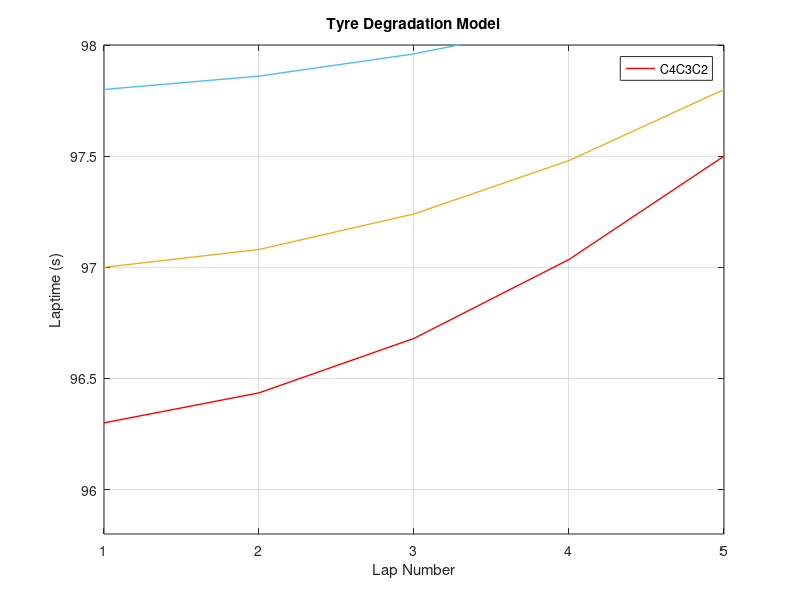

Here is the MATLAB script that generated this plot:
%% Calculating the Optimal Pit Strategy and Pit Lap in F1 Strategy
% 3 Tyre Compounds, Initially consider only 1-stop races.

fuelQuantity = 110;  %kg
totalLapNumber = input("Total Number of Laps: "); %laps
lapNumber = 1:totalLapNumber;
timePerKg = 0.035;   %seconds

fuelConsumption = fuelQuantity/totalLapNumber;   %kg/lap

fuelCorrectionFactor = fuelConsumption .* timePerKg; %seconds/lap

fuelLapCorrections = fuelCorrectionFactor .* (lapNumber-1);

%% Defining Arbitrary Tyre Wear Factors

C4Wear = linspace(0.08,0.3,totalLapNumber); 
C3Wear = linspace(0.04,0.2,totalLapNumber);
C2Wear = linspace(0.04,0.12,totalLapNumber); 

tyreAge = 1:totalLapNumber; %laps

%% Calculating Tyre Degradation Laptime Impact

C4InitialLaptime = 96.3;
C3InitialLaptime = 97;
C2InitialLaptime = 97.8;

C4DegLaptime = C4InitialLaptime + (C4Wear .* (tyreAge-1));
C3DegLaptime = C3InitialLaptime + (C3Wear .* (tyreAge-1));
C2DegLaptime = C2InitialLaptime + (C2Wear .* (tyreAge-1));

%% Calculating Tyre and Fuel Effected Laptimes for Full Distance Tyre Model

C4laptime = C4InitialLaptime + (C4Wear .* (tyreAge-1)) - fuelLapCorrections(lapNumber);
C3laptime = C3InitialLaptime + (C3Wear .* (tyreAge-1)) - fuelLapCorrections(lapNumber);
C2laptime = C2InitialLaptime + (C2Wear .* (tyreAge-1)) - fuelLapCorrections(lapNumber);

%% Defining Average Pit Time Loss

pitTime = 20;  %seconds

%% 
% Plotting the tyre model to visualise the tyre life and pace over the full 
% race distance.

figure(1)
plot(lapNumber,C4DegLaptime,"r","LineWidth",1)
hold on
plot(lapNumber,C3DegLaptime,"Color","#EDB120","LineWidth",1)
plot(lapNumber,C2DegLaptime,"Color","#4DBEEE","LineWidth",1)
xlabel("Lap Number")
ylabel("Laptime (s)")
xlim([1,totalLapNumber])
ylim([C4InitialLaptime-0.5, C4DegLaptime(end)+0.5])
title("Tyre Degradation Model")
legend(["C4", "C3", "C2"])
grid on
hold off

%% Evaluate Race Times for all pit laps
% Parameter sweep for pitstop laps

number_of_pitstops = input("Select Number of Pitstops (1 or 2): ");
starting_tyre = input("Select Starting Tyre (C4, C3 or C2): ", "s");

if number_of_pitstops == 1

if starting_tyre == "C4"
    raceTimesArray_C4C3 = zeros(1,length(totalLapNumber)-1);
    raceTimesArray_C4C2 = zeros(1,length(totalLapNumber)-1);
    for pitLap = 1:totalLapNumber-1
        fuel_Corrected_Stint1 = C4laptime(tyreAge(1:pitLap));
        fuel_Corrected_Stint2_C3 = C3DegLaptime(tyreAge(1:(totalLapNumber-pitLap))) - fuelLapCorrections(lapNumber(pitLap+1:totalLapNumber));
        fuel_Corrected_Stint2_C2 = C2DegLaptime(tyreAge(1:(totalLapNumber-pitLap))) - fuelLapCorrections(lapNumber(pitLap+1:totalLapNumber));
        raceTimesArray_C4C3(pitLap) = sum(fuel_Corrected_Stint1) + sum(fuel_Corrected_Stint2_C3) + pitTime;  %seconds
        raceTimesArray_C4C2(pitLap) = sum(fuel_Corrected_Stint1) + sum(fuel_Corrected_Stint2_C2) + pitTime;  %seconds
    end
    if min(raceTimesArray_C4C3) <= min(raceTimesArray_C4C2)
        optimalRaceTime = min(raceTimesArray_C4C3);
        optimalPitLap = find(raceTimesArray_C4C3 == optimalRaceTime);
        disp(strcat('Optimal 1 Stop Strategy: C4 -> C3 on Lap: ', num2str(optimalPitLap)))
    else
        optimalRaceTime = min(raceTimesArray_C4C2);
        optimalPitLap = find(raceTimesArray_C4C2 == optimalRaceTime);
        disp(strcat('Optimal 1 Stop Strategy: C4 -> C2 on Lap: ', num2str(optimalPitLap)))
    end
    figure(2)
    plot(1:totalLapNumber-1, raceTimesArray_C4C3,"Color","#EDB120","LineWidth",1)
    hold on
    plot(1:totalLapNumber-1, raceTimesArray_C4C2,"Color","#4DBEEE","LineWidth",1)
    title('Total Race Time vs Pitstop Lap')
    xlabel('Pit Stop Lap')
    ylabel('Total Race Time (s)')
    xlim([1,totalLapNumber])
    legend(["C4 -> C3","C4 -> C2"],"Location","best")
    grid on
end

if starting_tyre == "C3"
    raceTimesArray_C3C2 = zeros(1,length(totalLapNumber)-1);
    raceTimesArray_C3C4 = zeros(1,length(totalLapNumber)-1);
    for pitLap = 1:totalLapNumber-1
        fuel_Corrected_Stint1 = C3laptime(tyreAge(1:pitLap));
        fuel_Corrected_Stint2_C2 = C2DegLaptime(tyreAge(1:(totalLapNumber-pitLap))) - fuelLapCorrections(lapNumber(pitLap+1:totalLapNumber));
        fuel_Corrected_Stint2_C4 = C4DegLaptime(tyreAge(1:(totalLapNumber-pitLap))) - fuelLapCorrections(lapNumber(pitLap+1:totalLapNumber));
        raceTimesArray_C3C2(pitLap) = sum(fuel_Corrected_Stint1) + sum(fuel_Corrected_Stint2_C2) + pitTime;  %seconds
        raceTimesArray_C3C4(pitLap) = sum(fuel_Corrected_Stint1) + sum(fuel_Corrected_Stint2_C4) + pitTime;  %seconds
    end
    if min(raceTimesArray_C3C2) <= min(raceTimesArray_C3C4)
        optimalRaceTime = min(raceTimesArray_C3C2);
        optimalPitLap = find(raceTimesArray_C3C2 == optimalRaceTime);
        disp(strcat('Optimal 1 Stop Strategy: C3 -> C2 on Lap: ', num2str(optimalPitLap)))
    else
        optimalRaceTime = min(raceTimesArray_C3C4);
        optimalPitLap = find(raceTimesArray_C3C4 == optimalRaceTime);
        disp(strcat('Optimal 1 Stop Strategy: C3 -> C4 on Lap: ', num2str(optimalPitLap)))
    end
    figure(2)
    plot(1:totalLapNumber-1, raceTimesArray_C3C4,"r","LineWidth",1)
    hold on
    plot(1:totalLapNumber-1, raceTimesArray_C3C2,"Color","#4DBEEE","LineWidth",1)
    title('Total Race Time vs Pitstop Lap')
    xlabel('Pit Stop Lap')
    ylabel('Total Race Time (s)')
    xlim([1,totalLapNumber])
    legend(["C3 -> C4","C3 -> C2"],"Location","best")
    grid on
end

if starting_tyre == "C2"
    raceTimesArray_C2C3 = zeros(1,length(totalLapNumber)-1);
    raceTimesArray_C2C4 = zeros(1,length(totalLapNumber)-1);
    for pitLap = 1:totalLapNumber-1
        fuel_Corrected_Stint1 = C2laptime(tyreAge(1:pitLap));
        fuel_Corrected_Stint2_C3 = C3DegLaptime(tyreAge(1:(totalLapNumber-pitLap))) - fuelLapCorrections(lapNumber(pitLap+1:totalLapNumber));
        fuel_Corrected_Stint2_C4 = C4DegLaptime(tyreAge(1:(totalLapNumber-pitLap))) - fuelLapCorrections(lapNumber(pitLap+1:totalLapNumber));
        raceTimesArray_C2C3(pitLap) = sum(fuel_Corrected_Stint1) + sum(fuel_Corrected_Stint2_C3) + pitTime;  %seconds
        raceTimesArray_C2C4(pitLap) = sum(fuel_Corrected_Stint1) + sum(fuel_Corrected_Stint2_C4) + pitTime;  %seconds
    end
    if min(raceTimesArray_C2C3) <= min(raceTimesArray_C2C4)
        optimalRaceTime = min(raceTimesArray_C2C3);
        optimalPitLap = find(raceTimesArray_C2C3 == optimalRaceTime);
        disp(strcat('Optimal 1 Stop Strategy: C2 -> C3 on Lap: ', num2str(optimalPitLap)))
    else
        optimalRaceTime = min(raceTimesArray_C2C4);
        optimalPitLap = find(raceTimesArray_C2C4 == optimalRaceTime);
        disp(strcat('Optimal 1 Stop Strategy: C2 -> C4 on Lap: ', num2str(optimalPitLap)))
    end
    figure(2)
    plot(1:totalLapNumber-1, raceTimesArray_C2C4,"r","LineWidth",1)
    hold on
    plot(1:totalLapNumber-1, raceTimesArray_C2C3,"Color","#EDB120","LineWidth",1)
    title('Total Race Time vs Pitstop Lap')
    xlabel('Pit Stop Lap')
    ylabel('Total Race Time (s)')
    xlim([1,totalLapNumber])
    legend(["C2 -> C4","C2 -> C3"],"Location","best")
    grid on
end

elseif number_of_pitstops == 2

if starting_tyre == "C4" %C4-C4-C2, C4-C2-C2, C4-C2-C4, C4-C4-C3, C4-C3-C3, C4-C3-C4
    raceTimesArray_C4C4C2 = zeros(length(totalLapNumber)-2,length(totalLapNumber)-1);
    raceTimesArray_C4C2C4 = zeros(1,length(totalLapNumber)-1);
    raceTimesArray_C4C2C2 = zeros(1,length(totalLapNumber)-1);
    raceTimesArray_C4C4C3 = zeros(1,length(totalLapNumber)-1);
    raceTimesArray_C4C3C4 = zeros(1,length(totalLapNumber)-1);
    raceTimesArray_C4C3C3 = zeros(1,length(totalLapNumber)-1);
    for pitLap1 = 1:totalLapNumber-2
        for pitLap2 = pitLap1+1:totalLapNumber-1
        fuel_Corrected_Stint1 = C4laptime(tyreAge(1:pitLap1));
        fuel_Corrected_Stint2_C4 = C4DegLaptime(tyreAge(1:(pitLap2-pitLap1))) - fuelLapCorrections(lapNumber(pitLap1+1:pitLap2));
        fuel_Corrected_Stint2_C3 = C3DegLaptime(tyreAge(1:(pitLap2-pitLap1))) - fuelLapCorrections(lapNumber(pitLap1+1:pitLap2));
        fuel_Corrected_Stint2_C2 = C2DegLaptime(tyreAge(1:(pitLap2-pitLap1))) - fuelLapCorrections(lapNumber(pitLap1+1:pitLap2));
        fuel_Corrected_Stint3_C4 = C4DegLaptime(tyreAge(1:(totalLapNumber-pitLap2))) - fuelLapCorrections(lapNumber(pitLap2+1:totalLapNumber));
        fuel_Corrected_Stint3_C3 = C3DegLaptime(tyreAge(1:(totalLapNumber-pitLap2))) - fuelLapCorrections(lapNumber(pitLap2+1:totalLapNumber));
        fuel_Corrected_Stint3_C2 = C2DegLaptime(tyreAge(1:(totalLapNumber-pitLap2))) - fuelLapCorrections(lapNumber(pitLap2+1:totalLapNumber));
        raceTimesArray_C4C4C2(pitLap2,pitLap1) = sum(fuel_Corrected_Stint1) + sum(fuel_Corrected_Stint2_C4) + sum(fuel_Corrected_Stint3_C2) + number_of_pitstops*pitTime; % Array where row number is pitlap 1 and column is pitlap2
        % raceTimesArray_C4C2C4(pitLap1) = sum(fuel_Corrected_Stint1) + sum(fuel_Corrected_Stint2_C2) + sum(fuel_Corrected_Stint3_C4) + number_of_pitstops*pitTime;
        % raceTimesArray_C4C2C2(pitLap1) = sum(fuel_Corrected_Stint1) + sum(fuel_Corrected_Stint2_C2) + sum(fuel_Corrected_Stint3_C2) + number_of_pitstops*pitTime;
        % raceTimesArray_C4C4C3(pitLap1) = sum(fuel_Corrected_Stint1) + sum(fuel_Corrected_Stint2_C4) + sum(fuel_Corrected_Stint3_C3) + number_of_pitstops*pitTime;
        % raceTimesArray_C4C3C4(pitLap1) = sum(fuel_Corrected_Stint1) + sum(fuel_Corrected_Stint2_C3) + sum(fuel_Corrected_Stint3_C4) + number_of_pitstops*pitTime;
        % raceTimesArray_C4C3C3(pitLap1) = sum(fuel_Corrected_Stint1) + sum(fuel_Corrected_Stint2_C3) + sum(fuel_Corrected_Stint3_C3) + number_of_pitstops*pitTime;
        end
    end
    optimalRaceTime = min(raceTimesArray_C4C4C2(raceTimesArray_C4C4C2 > 0));
    [optimalPitLap2, optimalPitLap1] = find(raceTimesArray_C4C4C2 == optimalRaceTime);
    plotData = raceTimesArray_C4C4C2;
    plotData(plotData==0) = nan; % replace 0 elements with NaN
    figure(2)
    mesh(plotData)
    colorbar
    xlabel("1st Pit Stop Lap Number")
    ylabel("2nd Pit Stop Lap Number")
    zlabel("Race Time (s)")
    title("Total Race Time vs 1st and 2nd Pit Stop Laps")
    grid on
end

end

